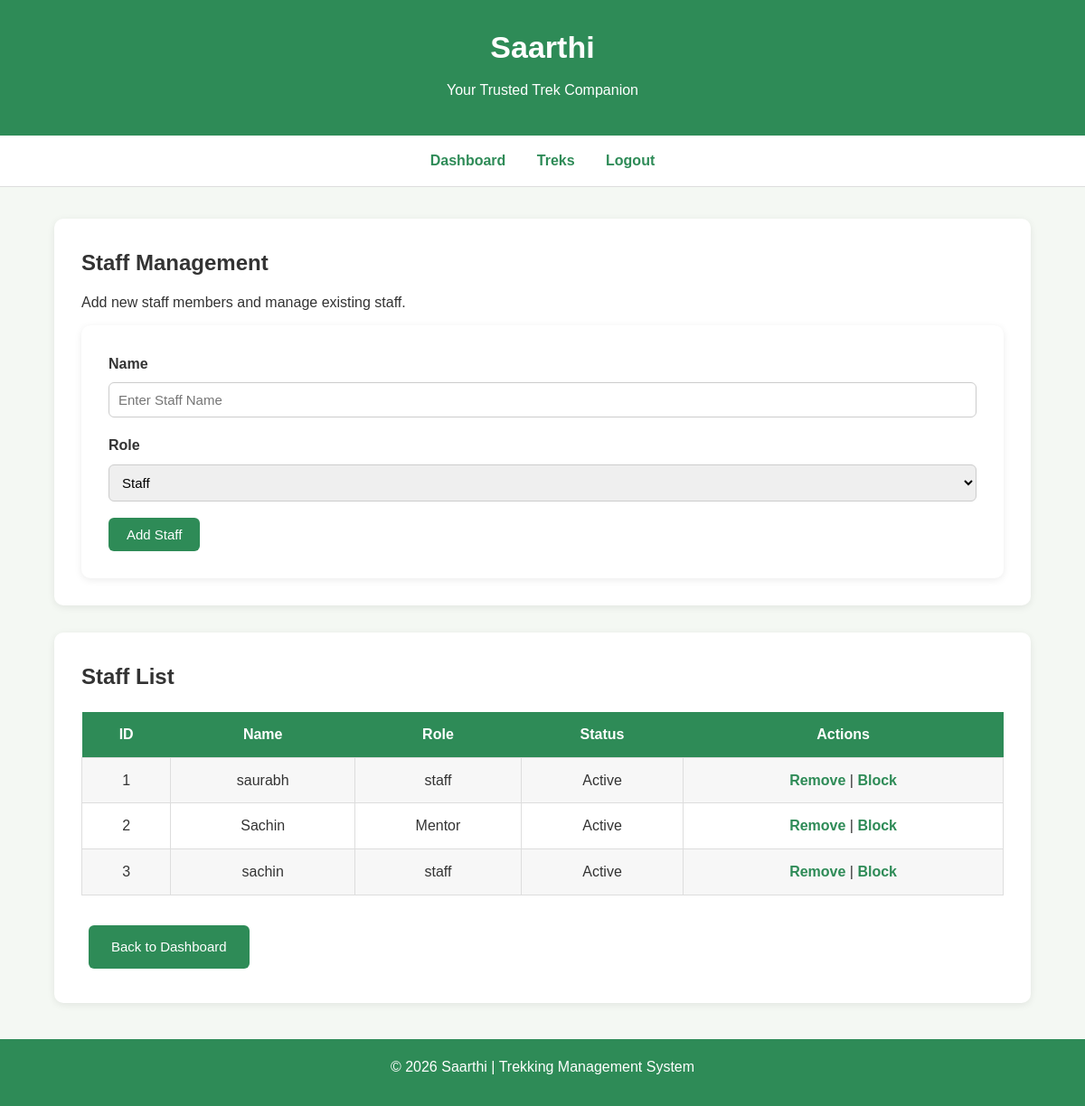
Screenshot of /staff with the database file from the repository.
### app.py (models this page shows)
class Staff(db.Model):
    id = db.Column(db.Integer, primary_key=True)
    name = db.Column(db.String(100), nullable=False)
    role = db.Column(db.String(20), nullable=False)
    status = db.Column(db.String(20), default="Active")
    treks = db.relationship('Trekking_table', backref='staff', lazy=True)

### app.py (the view, shortened to what this page needs)
@app.route("/staff", methods=['GET', 'POST'])
def staff():
    staff_members = Staff.query.all()
    return render_template('Admin/staff.html', staff_members=staff_members)

### templates/Admin/staff.html (shortened to what this page needs)
<!DOCTYPE html>
<html lang="en">
<head>
    <link rel="stylesheet" href="{{ url_for('static', filename='css/style.css') }}">
</head>
<body>
<header>
    <h1>Saarthi</h1>
    <p>Your Trusted Trek Companion</p>
</header>
<nav>
    <a href="/admin_dashboard">Dashboard</a>
    <a href="/treks">Treks</a>
    <a href="/logout">Logout</a>
</nav>
<div class="container">
<div class="card">
<h2>Staff Management</h2>
<p>Add new staff members and manage existing staff.</p>
<form method="POST">
<label>Name</label>
<input
type="text"
name="name"
placeholder="Enter Staff Name"
required>
<label>Role</label>
<select name="role" required>
    <option value="staff">Staff</option>
</select>
<input
type="submit"
value="Add Staff">
</form>
</div>
<div class="card">
<h2>Staff List</h2>
<table>
<tr>
<th>ID</th>
<th>Name</th>
<th>Role</th>
<th>Status</th>
<th>Actions</th>
</tr>
{% for staff in staff_members %}
<tr>
<td>{{ staff.id }}</td>
<td>{{ staff.name }}</td>
<td>{{ staff.role }}</td>
<td>{{ staff.status }}</td>
<td>
<a href="/remove_staff/{{ staff.id }}">Remove</a>
|
{% if staff.status=="Active" %}
<a href="/block_staff/{{ staff.id }}">Block</a>
{% else %}
<a href="/unblock_staff/{{ staff.id }}">Unblock</a>
{% endif %}
</td>
</tr>
{% endfor %}
</table>
<br>
<a href="/admin_dashboard" class="btn">
Back to Dashboard
</a>
</div>
</div>
<footer>
<p>© 2026 Saarthi | Trekking Management System</p>
</footer>
</body>
</html>

### static/css/style.css (style rules this page uses)
* { margin:0; padding:0; box-sizing:border-box; }
body { font-family:Arial, Helvetica, sans-serif; background:#f4f8f3; color:#333; line-height:1.6; }
header { background:#2e8b57; color:white; text-align:center; padding:25px; }
header h1 { font-size:34px; margin-bottom:8px; }
header p { font-size:16px; }
nav { background:white; text-align:center; padding:15px; border-bottom:1px solid #dddddd; }
nav a { color:#2e8b57; text-decoration:none; margin:0 15px; font-weight:bold; }
.container { width:90%; max-width:1100px; margin:35px auto; }
.card { background:white; padding:30px; border-radius:10px; box-shadow:0 2px 8px rgba(0,0,0,0.08); margin-bottom:30px; }
.btn { display:inline-block; background:#2e8b57; color:white; text-decoration:none; padding:12px 25px; border-radius:6px; margin:8px; border:none; cursor:pointer; font-size:15px; }
form { background:white; padding:30px; border-radius:10px; box-shadow:0 2px 8px rgba(0,0,0,0.08); }
label { font-weight:bold; }
input[type=text], input[type=email], input[type=password], input[type=number], select, textarea { width:100%; padding:10px; margin-top:8px; margin-bottom:18px; border:1px solid #cccccc; border-radius:6px; font-size:15px; }
input[type=submit], button { background:#2e8b57; color:white; border:none; padding:10px 20px; border-radius:6px; cursor:pointer; font-size:15px; }
table { width:100%; border-collapse:collapse; background:white; margin-top:20px; }
table th { background:#2e8b57; color:white; padding:12px; }
table td { padding:12px; border:1px solid #dddddd; text-align:center; }
table tr:nth-child(even) { background:#f7f7f7; }
table a { color:#2e8b57; text-decoration:none; font-weight:bold; }
h1 { margin-bottom:15px; }
h2 { margin-bottom:12px; }
p { margin-bottom:12px; }
a { color:#2e8b57; }
footer { margin-top:40px; background:#2e8b57; color:white; text-align:center; padding:18px; }

### rows the page displays
Staff: id "1", name "saurabh", role "staff", status "Active"
Staff: id "2", name "Sachin", role "Mentor", status "Active"
Staff: id "3", name "sachin", role "staff", status "Active"
